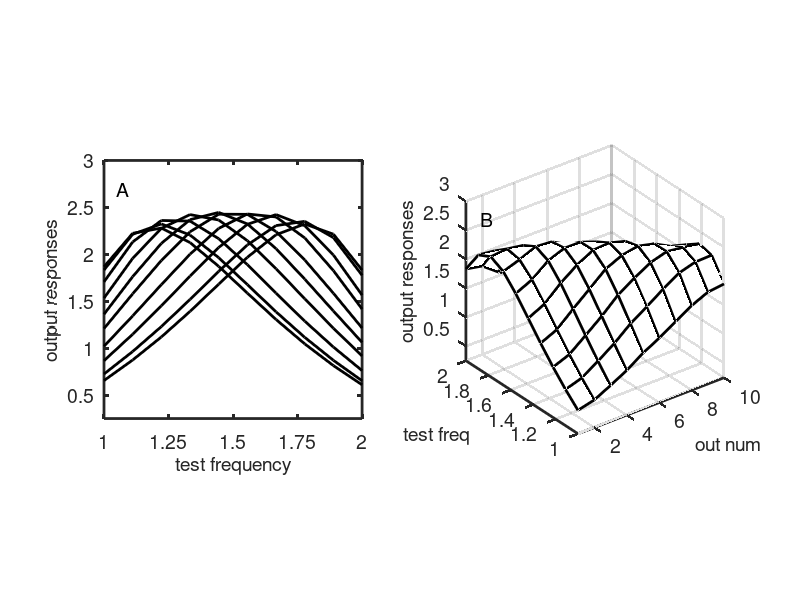

MATLAB code to generate this figure:
% tonotopicSOM.m
% this script produces a tonotopically orgaized central 
% auditory map using the basic Kohonen algorithm

nIn=20; % set the number of input units
nOut=10; % set the number of output units
a=2; % set the learning rate
dec=0.99; % set the learning rate decrement
nHood=1; % set the neighborhood size
nIts=500; % set the number of iterations
qf=3; % set the quality factor

cf=linspace(1,2,nIn); % set evenly spaced central frequencies
% cf=[linspace(1.0,1.385,7) linspace(1.45,1.55,6)... % alternate
% linspace(1.615,2.0,7)]; % set of cf's with expanded midrange
V=rand(nOut,nIn); % set initially random connectivity matrix
for c=1:nIts, % for each learning iteration
   tf=rand+1; % choose a test frequency at random
   x=exp(-abs(cf-tf)*qf); % compute the input pattern for tf
   y=V*x'; % compute output to chosen input pattern
   [winVal winIndx]=max(y); % find the index of the winning output
   fn=winIndx-nHood; % find first neighbor in training neighborhood
   ln=winIndx+nHood; % find last neighbor in training neighborhood
   if fn < 1, fn=1; end, % keep first neighbor in bounds
   if ln > 10, ln=nOut; end, % keep last neighbor in bounds
   for h=fn:ln, % for all units in training neighborhood
      hld=V(h,:)+a*x; % apply Kohonen update
      V(h,:)=hld/norm(hld); % normalize new weight vector
      a=a*(dec); % decrement the learning rate
   end, % end neighbor training loop
end; % end learning loop

Out=zeros(10); % declare an output array
tfVec=linspace(1,2,10); % set test frequencies
for f=1:10, % for each test frequency
   x=exp(-abs(cf-tfVec(f))*qf); % compute the input
   Out(f,:)=(V*x')'; % compute the output
end; % end test loop



clf
subplot(121)
plot(tfVec,Out,'k','linewidth',2)
axis square
axis([1 2 0.25 3])
set(gca,'xtick',[1 1.25 1.5 1.75 2])
set(gca,'fontsize',14)
set(gca,'linewidth',2)
xlabel('test frequency','fontsize',14)
ylabel('output responses','fontsize',14)
text(1.05,2.7,'A','fontsize',14)
subplot(122)
colormap([0 0 0])
mesh(1:10,tfVec,Out,'linewidth',2)
axis square
axis([1 10 1 2 0.25 3])
set(gca,'fontsize',14)
set(gca,'linewidth',2)
xlabel('out num','fontsize',14)
ylabel('test freq','fontsize',14)
zlabel('output responses','fontsize',14)
text(0.5,1.8,3,'B','fontsize',14)


